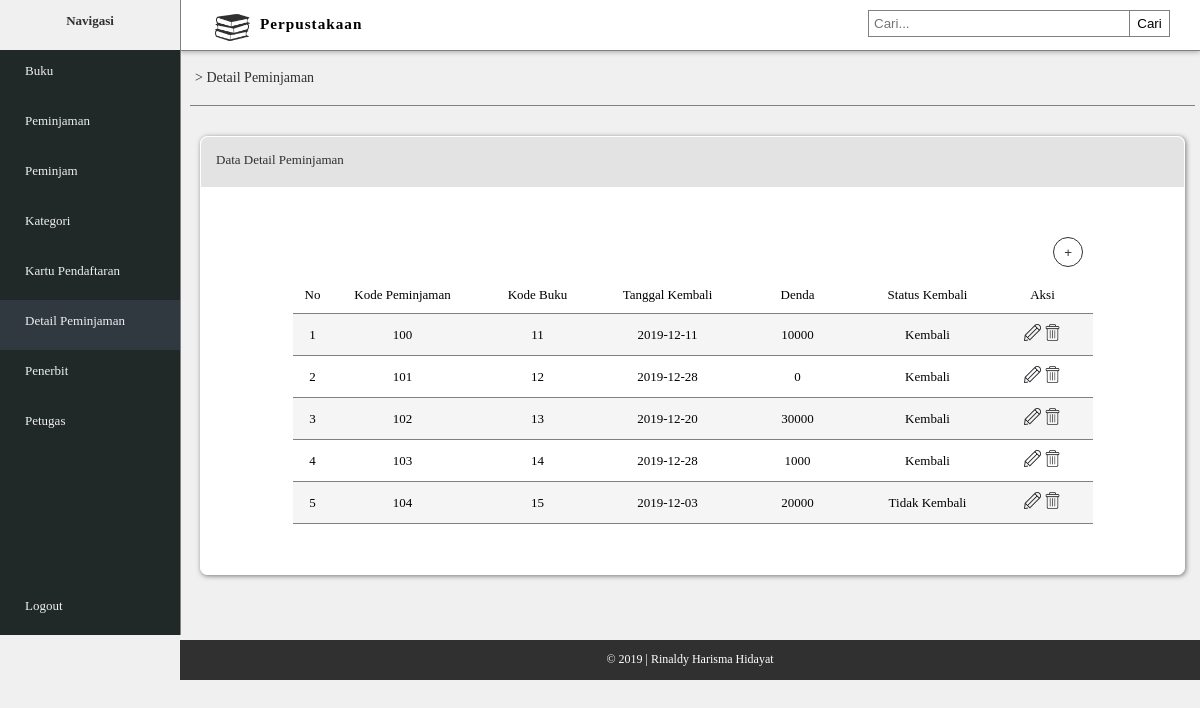
The page /detail_peminjaman.php (signed in) on the database its author committed.
### tables this page shows
CREATE TABLE IF NOT EXISTS `detail_pinjam` (
  `peminjaman_kode` varchar(10) NOT NULL,
  `buku_kode` varchar(10) NOT NULL,
  `detail_tgl_kembali` date NOT NULL,
  `detail_denda` double NOT NULL,
  `detail_status_kembali` varchar(20) NOT NULL
);

### detail_peminjaman.php (the view, shortened to what this page needs)
<!DOCTYPE html>
<html>
	<head>
		<link rel="stylesheet" type="text/css" href="style_rm.css">
	</head>
	<body>
		<div class="navigasi">
			<div class="nav">
				<b><p>Navigasi</p></b>
			</div>
			<div class="menu">
				<div class="menu-isi">
					<a href="index.php"><p>Buku</p></a>
					<a href="peminjaman.php"><p>Peminjaman</p></a>
					<a href="peminjam.php"><p>Peminjam</p></a>
					<a href="kategori.php"><p>Kategori</p></a>
					<a href="kartu_pendaftar.php"><p>Kartu Pendaftaran</p></a>
					<a href="detail_peminjaman.php" style="background-color: #303840"><p>Detail Peminjaman</p></a>
					<a href="penerbit.php"><p>Penerbit</p></a>
					<a href="petugas.php"><p>Petugas</p></a>
					<div class="logout">
						<a href="logout.php"><p>Logout</p></a>
					</div>
				</div>
			</div>
		</div>
		<div id="container-utama">
			<div class="head">
				<img src="img/buku.png">
				<h3>Perpustakaan</h3>
				<div class="cari">
					<div class="kolom">
						<input type="text" placeholder="Cari..." name="cari">
						<button type="submit">Cari</button>
					</div>
				</div>
			</div>
			<div class="content">
				<div class="alamat-link">
					<a href="detail_peminjaman.php"><p>> Detail Peminjaman</p></a>
				</div>
				<div class="tabel-utama">
					<div class="judul-tab">
						<p>Data Detail Peminjaman</p>
					</div>
					<table border="0" cellpadding="10" cellspacing="0" align="center">
						<tr style="background: white;">
							<td colspan="10" align="right"><a href="tambah_detail_pinjam.php"><input type="submit" name="tambah-data" value=" +   Tambah Data"></td>
						</tr>
						<tr>
							<td style="border-bottom: 1px solid #808080;" width="20px" align="center">No</td>
							<td style="border-bottom: 1px solid #808080;" width="120px" align="center">Kode Peminjaman</td>
							<td style="border-bottom: 1px solid #808080;" width="110px" align="center">Kode Buku</td>
							<td style="border-bottom: 1px solid #808080;" width="110px" align="center">Tanggal Kembali</td>
							<td style="border-bottom: 1px solid #808080;" width="110px" align="center">Denda</td>
							<td style="border-bottom: 1px solid #808080;" width="110px" align="center">Status Kembali</td>
							<td style="border-bottom: 1px solid #808080;" width="80px" align="center">Aksi</td>
						</tr>
						<?php
							$query = mysql_query("SELECT * from detail_pinjam order by peminjaman_kode asc") or die (mysql_error());
							$no = 1;
							while ($row = mysql_fetch_array($query)) {
								echo '<tr align="center">';
									echo '<td style="border-bottom: 1px solid #808080;">'.$no.'</td>';
									echo '<td style="border-bottom: 1px solid #808080;">'.$row['peminjaman_kode'].'</td>';
									echo '<td style="border-bottom: 1px solid #808080;">'.$row['buku_kode'].'</td>';
									echo '<td style="border-bottom: 1px solid #808080;">'.$row['detail_tgl_kembali'].'</td>';
									echo '<td style="border-bottom: 1px solid #808080;">'.$row['detail_denda'].'</td>';
									echo '<td style="border-bottom: 1px solid #808080;">'.$row['detail_status_kembali'].'</td>';
									echo '<td style="border-bottom: 1px solid #808080;" align="center"><a href="edit_detail_pinjam.php?edit='.$row['peminjaman_kode'].'"><img src="img/edit.png" class="icon-aksi"/></a> <a href="hapus_detail_pinjam.php?hapus='.$row['peminjaman_kode'].'"><img src="img/delete.png" class="icon-aksi"/></a></td>';
								echo '</tr>';
								$no++;
							}
						 ?>
					</table>
				</div>
				<div class="footer">
					<div class="foot">
						<p>&copy; 2019 | Rinaldy Harisma Hidayat</p>
					</div>
				</div>
			</div>
		</div>
	</body>
</html>

### style_rm.css (style rules this page uses)
body { margin: 0; font-family: Malgun Gothic Regular; background-color: #f0f0f0; font-size: 13px; }
.navigasi { height: 635px; float: left; width: 15%; background-color: #202828; z-index: 1000; position: relative; left: 0; position: fixed; border-right: 1px solid #808080; }
.nav { background-color: #f0f0f0; height: 50px; float: left; width: 100%; }
.nav p { color: #303030; text-align: center; }
.menu { margin-left: 0px; }
.menu-isi p { margin-left: 25px; }
.menu-isi a { color: #f0f0f0; text-decoration: none; float: left; width: 100%; height: 50px; transition: 0.2s; margin-left: 0px; margin-right: 0px; }
.head { float: left; width: 85%; border-bottom: 1px solid #808080; height: 50px; background-color: white; top: 0; position: fixed; z-index: 999; margin-left: 15%; box-shadow: 0px 1px 5px 0px rgba(0,0,0,0.3); }
.head img { width: 35px; float: left; padding: 10px; margin-left: 25px; }
.head h3 { margin-top: 15px; letter-spacing: 1px; float: left; }
.cari { float: right; margin: 10px; }
.kolom input[type="text"] { padding: 5px; border: 1px solid #808080; width: 250px; float: left; }
.kolom button { float: right; padding: 5px; width: 40px; cursor: pointer; margin-right: 20px; border: 1px solid #808080; background: none; transition: 0.3s; border-left: none; }
.logout a { margin-top: 135px; }
.content { float: left; margin-top: 51px; width: 85%; height: wrap-content; margin-left: 15%; }
.alamat-link { padding: 5px; margin-left: 10px; margin-right: 5px; border-bottom: 1px solid #808080; font-size: 14px; color: #303030; }
.alamat-link a { text-decoration: none; color: #303030; }
.tabel-utama { background-color: white; margin-left: 20px; margin-right: 15px; margin-top: 30px; margin-bottom: 30px; border-radius: 7px; box-shadow: 1px 1px 5px 0px rgba(0,0,0,0.5); font-size: 13px; border: 1px solid white; }
.tabel-utama tr:nth-child(odd) { background: #f5f5f5; }
.judul-tab { background-color: #e3e3e3; height: 40px; margin-top: 0px; border-top-left-radius: 7px; border-top-right-radius: 7px; padding: 5px; color: #303030; }
.judul-tab p { margin: 10px; }
input[name="tambah-data"] { padding: 7px; width: 30px; height: 30px; border-radius: 50px; border: 1px solid #303030; background: none; color: #303030; transition: 0.3s; cursor: pointer; }
table { margin-top: 40px; margin-bottom: 50px; }
.icon-aksi { width: 17px; }
.footer { height: 40px; background-color: #303030; float: left; width: 100%; margin-top: 35px; }
.foot p { text-align: center; color: white; font-size: 12px; }

### rows shown on the page
detail_pinjam: peminjaman_kode "100", buku_kode "11", detail_tgl_kembali "2019-12-11", detail_denda "10000", detail_status_kembali "Kembali"
detail_pinjam: peminjaman_kode "101", buku_kode "12", detail_tgl_kembali "2019-12-28", detail_denda "0", detail_status_kembali "Kembali"
detail_pinjam: peminjaman_kode "102", buku_kode "13", detail_tgl_kembali "2019-12-20", detail_denda "30000", detail_status_kembali "Kembali"
detail_pinjam: peminjaman_kode "103", buku_kode "14", detail_tgl_kembali "2019-12-28", detail_denda "1000", detail_status_kembali "Kembali"
detail_pinjam: peminjaman_kode "104", buku_kode "15", detail_tgl_kembali "2019-12-03", detail_denda "20000", detail_status_kembali "Tidak Kembali"
